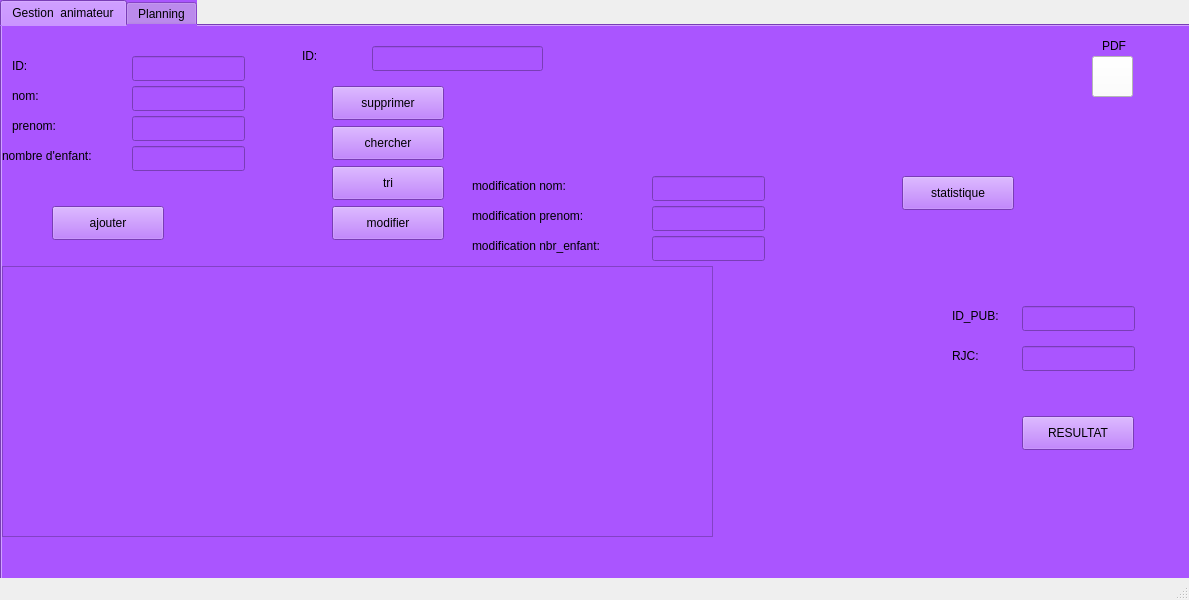
<?xml version="1.0" encoding="UTF-8"?>
<ui version="4.0">
 <class>MainWindow</class>
 <widget class="QMainWindow" name="MainWindow">
  <property name="geometry">
   <rect>
    <x>0</x>
    <y>0</y>
    <width>1189</width>
    <height>600</height>
   </rect>
  </property>
  <property name="windowTitle">
   <string>MainWindow</string>
  </property>
  <widget class="QWidget" name="centralwidget">
   <widget class="QTabWidget" name="PLANNING">
    <property name="geometry">
     <rect>
      <x>0</x>
      <y>0</y>
      <width>1191</width>
      <height>621</height>
     </rect>
    </property>
    <property name="styleSheet">
     <string notr="true">background-color: rgb(170, 85, 255);</string>
    </property>
    <property name="currentIndex">
     <number>0</number>
    </property>
    <widget class="QWidget" name="tab">
     <attribute name="title">
      <string>Gestion  animateur</string>
     </attribute>
     <widget class="QLabel" name="label">
      <property name="geometry">
       <rect>
        <x>10</x>
        <y>60</y>
        <width>71</width>
        <height>20</height>
       </rect>
      </property>
      <property name="text">
       <string>nom:</string>
      </property>
     </widget>
     <widget class="QLabel" name="label_2">
      <property name="geometry">
       <rect>
        <x>10</x>
        <y>90</y>
        <width>69</width>
        <height>20</height>
       </rect>
      </property>
      <property name="text">
       <string>prenom:</string>
      </property>
     </widget>
     <widget class="QLabel" name="label_4">
      <property name="geometry">
       <rect>
        <x>10</x>
        <y>30</y>
        <width>69</width>
        <height>20</height>
       </rect>
      </property>
      <property name="text">
       <string>ID:</string>
      </property>
     </widget>
     <widget class="QLineEdit" name="lineEdit_nom">
      <property name="geometry">
       <rect>
        <x>130</x>
        <y>60</y>
        <width>113</width>
        <height>25</height>
       </rect>
      </property>
      <property name="styleSheet">
       <string notr="true">
background-color: rgb(170, 85, 255);</string>
      </property>
     </widget>
     <widget class="QLineEdit" name="lineEdit_prenom">
      <property name="geometry">
       <rect>
        <x>130</x>
        <y>90</y>
        <width>113</width>
        <height>25</height>
       </rect>
      </property>
      <property name="styleSheet">
       <string notr="true">background-color: rgb(170, 85, 255);</string>
      </property>
     </widget>
     <widget class="QLineEdit" name="lineEdit_id">
      <property name="geometry">
       <rect>
        <x>130</x>
        <y>30</y>
        <width>113</width>
        <height>25</height>
       </rect>
      </property>
      <property name="styleSheet">
       <string notr="true">background-color: rgb(170, 85, 255);</string>
      </property>
     </widget>
     <widget class="QPushButton" name="ajouter">
      <property name="geometry">
       <rect>
        <x>50</x>
        <y>180</y>
        <width>112</width>
        <height>34</height>
       </rect>
      </property>
      <property name="text">
       <string>ajouter</string>
      </property>
     </widget>
     <widget class="QTableView" name="tab_animateur">
      <property name="geometry">
       <rect>
        <x>0</x>
        <y>240</y>
        <width>711</width>
        <height>271</height>
       </rect>
      </property>
     </widget>
     <widget class="QLineEdit" name="l_id">
      <property name="geometry">
       <rect>
        <x>370</x>
        <y>20</y>
        <width>171</width>
        <height>25</height>
       </rect>
      </property>
      <property name="styleSheet">
       <string notr="true">background-color: rgb(170, 85, 255);</string>
      </property>
     </widget>
     <widget class="QLabel" name="label_7">
      <property name="geometry">
       <rect>
        <x>300</x>
        <y>20</y>
        <width>69</width>
        <height>20</height>
       </rect>
      </property>
      <property name="text">
       <string>ID:</string>
      </property>
     </widget>
     <widget class="QPushButton" name="chercher">
      <property name="geometry">
       <rect>
        <x>330</x>
        <y>100</y>
        <width>112</width>
        <height>34</height>
       </rect>
      </property>
      <property name="text">
       <string>chercher</string>
      </property>
     </widget>
     <widget class="QPushButton" name="supprimer">
      <property name="geometry">
       <rect>
        <x>330</x>
        <y>60</y>
        <width>112</width>
        <height>34</height>
       </rect>
      </property>
      <property name="text">
       <string>supprimer</string>
      </property>
     </widget>
     <widget class="QPushButton" name="tri">
      <property name="geometry">
       <rect>
        <x>330</x>
        <y>140</y>
        <width>112</width>
        <height>34</height>
       </rect>
      </property>
      <property name="text">
       <string>tri</string>
      </property>
     </widget>
     <widget class="QPushButton" name="modifier">
      <property name="geometry">
       <rect>
        <x>330</x>
        <y>180</y>
        <width>112</width>
        <height>34</height>
       </rect>
      </property>
      <property name="text">
       <string>modifier</string>
      </property>
     </widget>
     <widget class="QLabel" name="label_3">
      <property name="geometry">
       <rect>
        <x>470</x>
        <y>150</y>
        <width>131</width>
        <height>20</height>
       </rect>
      </property>
      <property name="text">
       <string>modification nom:</string>
      </property>
     </widget>
     <widget class="QLabel" name="label_8">
      <property name="geometry">
       <rect>
        <x>470</x>
        <y>180</y>
        <width>161</width>
        <height>20</height>
       </rect>
      </property>
      <property name="text">
       <string>modification prenom:</string>
      </property>
     </widget>
     <widget class="QLineEdit" name="nom_m">
      <property name="geometry">
       <rect>
        <x>650</x>
        <y>150</y>
        <width>113</width>
        <height>25</height>
       </rect>
      </property>
      <property name="styleSheet">
       <string notr="true">
background-color: rgb(170, 85, 255);</string>
      </property>
     </widget>
     <widget class="QLineEdit" name="prenom_m">
      <property name="geometry">
       <rect>
        <x>650</x>
        <y>180</y>
        <width>113</width>
        <height>25</height>
       </rect>
      </property>
      <property name="styleSheet">
       <string notr="true">
background-color: rgb(170, 85, 255);</string>
      </property>
     </widget>
     <widget class="QPushButton" name="pdf">
      <property name="geometry">
       <rect>
        <x>1090</x>
        <y>30</y>
        <width>41</width>
        <height>41</height>
       </rect>
      </property>
      <property name="styleSheet">
       <string notr="true">background-color: rgb(255, 255, 255);</string>
      </property>
      <property name="text">
       <string/>
      </property>
      <property name="icon">
       <iconset>
        <normaloff>../vecteezy_download-pdf-icon-template-black-color-editable-download_6692987.jpg</normaloff>../vecteezy_download-pdf-icon-template-black-color-editable-download_6692987.jpg</iconset>
      </property>
     </widget>
     <widget class="QLabel" name="label_5">
      <property name="geometry">
       <rect>
        <x>1100</x>
        <y>10</y>
        <width>31</width>
        <height>20</height>
       </rect>
      </property>
      <property name="text">
       <string>PDF</string>
      </property>
     </widget>
     <widget class="QLabel" name="label_6">
      <property name="geometry">
       <rect>
        <x>0</x>
        <y>120</y>
        <width>121</width>
        <height>20</height>
       </rect>
      </property>
      <property name="text">
       <string>nombre d'enfant:</string>
      </property>
     </widget>
     <widget class="QLineEdit" name="l_nbrenfant">
      <property name="geometry">
       <rect>
        <x>130</x>
        <y>120</y>
        <width>113</width>
        <height>25</height>
       </rect>
      </property>
      <property name="styleSheet">
       <string notr="true">background-color: rgb(170, 85, 255);</string>
      </property>
     </widget>
     <widget class="QLabel" name="label_9">
      <property name="geometry">
       <rect>
        <x>470</x>
        <y>210</y>
        <width>191</width>
        <height>20</height>
       </rect>
      </property>
      <property name="text">
       <string>modification nbr_enfant:</string>
      </property>
     </widget>
     <widget class="QLineEdit" name="l_m_nbr">
      <property name="geometry">
       <rect>
        <x>650</x>
        <y>210</y>
        <width>113</width>
        <height>25</height>
       </rect>
      </property>
      <property name="styleSheet">
       <string notr="true">
background-color: rgb(170, 85, 255);</string>
      </property>
     </widget>
     <widget class="QPushButton" name="statistique">
      <property name="geometry">
       <rect>
        <x>900</x>
        <y>150</y>
        <width>112</width>
        <height>34</height>
       </rect>
      </property>
      <property name="text">
       <string>statistique</string>
      </property>
     </widget>
     <widget class="QLabel" name="label_12">
      <property name="geometry">
       <rect>
        <x>950</x>
        <y>280</y>
        <width>61</width>
        <height>20</height>
       </rect>
      </property>
      <property name="text">
       <string>ID_PUB:</string>
      </property>
     </widget>
     <widget class="QLineEdit" name="l_pub">
      <property name="geometry">
       <rect>
        <x>1020</x>
        <y>280</y>
        <width>113</width>
        <height>25</height>
       </rect>
      </property>
      <property name="styleSheet">
       <string notr="true">
background-color: rgb(170, 85, 255);</string>
      </property>
     </widget>
     <widget class="QPushButton" name="RJC1">
      <property name="geometry">
       <rect>
        <x>1020</x>
        <y>390</y>
        <width>112</width>
        <height>34</height>
       </rect>
      </property>
      <property name="text">
       <string>RESULTAT</string>
      </property>
     </widget>
     <widget class="QLineEdit" name="pointage">
      <property name="geometry">
       <rect>
        <x>1020</x>
        <y>320</y>
        <width>113</width>
        <height>25</height>
       </rect>
      </property>
     </widget>
     <widget class="QLabel" name="label_13">
      <property name="geometry">
       <rect>
        <x>950</x>
        <y>320</y>
        <width>61</width>
        <height>20</height>
       </rect>
      </property>
      <property name="text">
       <string>RJC:</string>
      </property>
     </widget>
    </widget>
    <widget class="QWidget" name="tab_2">
     <attribute name="title">
      <string>Planning</string>
     </attribute>
     <widget class="QLabel" name="label_10">
      <property name="geometry">
       <rect>
        <x>40</x>
        <y>70</y>
        <width>151</width>
        <height>20</height>
       </rect>
      </property>
      <property name="text">
       <string>nom de l'animateur:</string>
      </property>
     </widget>
     <widget class="QLineEdit" name="l_nom_anim">
      <property name="geometry">
       <rect>
        <x>200</x>
        <y>70</y>
        <width>211</width>
        <height>25</height>
       </rect>
      </property>
     </widget>
     <widget class="QTableView" name="tab_plannig">
      <property name="geometry">
       <rect>
        <x>30</x>
        <y>180</y>
        <width>511</width>
        <height>291</height>
       </rect>
      </property>
     </widget>
     <widget class="QTableView" name="tab_details">
      <property name="geometry">
       <rect>
        <x>570</x>
        <y>180</y>
        <width>601</width>
        <height>291</height>
       </rect>
      </property>
     </widget>
     <widget class="QLabel" name="label_11">
      <property name="geometry">
       <rect>
        <x>700</x>
        <y>80</y>
        <width>91</width>
        <height>20</height>
       </rect>
      </property>
      <property name="text">
       <string>id_emission:</string>
      </property>
     </widget>
     <widget class="QLineEdit" name="l_id_emiss">
      <property name="geometry">
       <rect>
        <x>810</x>
        <y>80</y>
        <width>211</width>
        <height>25</height>
       </rect>
      </property>
     </widget>
     <widget class="QPushButton" name="planning">
      <property name="geometry">
       <rect>
        <x>150</x>
        <y>120</y>
        <width>112</width>
        <height>34</height>
       </rect>
      </property>
      <property name="text">
       <string>planning</string>
      </property>
     </widget>
     <widget class="QPushButton" name="details">
      <property name="geometry">
       <rect>
        <x>790</x>
        <y>130</y>
        <width>112</width>
        <height>34</height>
       </rect>
      </property>
      <property name="text">
       <string>details</string>
      </property>
     </widget>
    </widget>
   </widget>
  </widget>
  <widget class="QMenuBar" name="menubar">
   <property name="geometry">
    <rect>
     <x>0</x>
     <y>0</y>
     <width>1189</width>
     <height>30</height>
    </rect>
   </property>
  </widget>
  <widget class="QStatusBar" name="statusbar"/>
 </widget>
 <resources/>
 <connections/>
</ui>
